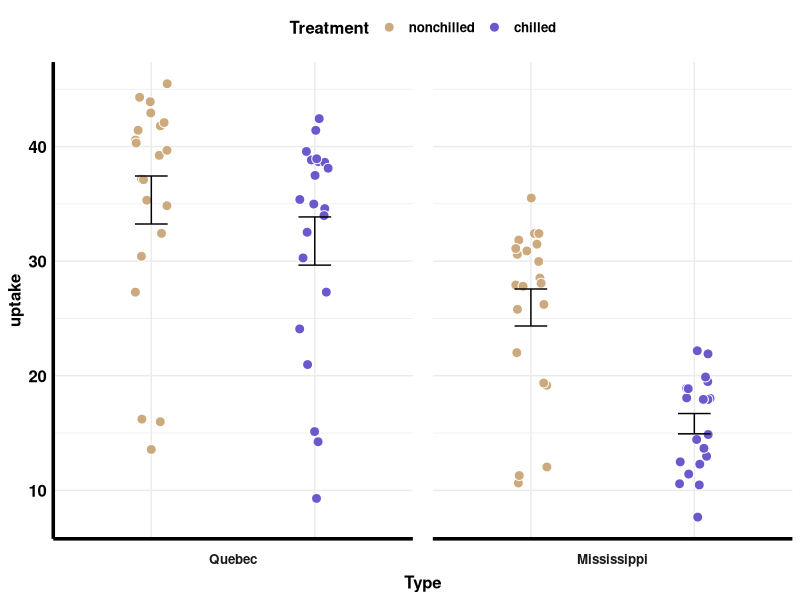

The R source for this figure:
## ---- chunk 1
knitr::opts_chunk$set(echo = TRUE)
## ---- chunk 2
library(ggplot2) 
library(tidyr)
library(dplyr)
library(readr)
library(readxl)
## ---- chunk 3
head(CO2)
str(CO2)
## ---- chunk 4
CO2 %>% 
  ggplot(aes(x = Treatment, y = uptake)) +
  facet_grid(. ~ Type, switch = "x") + 
  geom_point(aes(fill = Treatment), size = 3, color = "white", shape = 21,
             position = position_jitter(0.1, seed = 666)) +
  stat_summary(geom = "errorbar", fun.data = mean_se, width = 0.2) +
  scale_fill_manual(values = c("burlywood3", "slateblue3"),
                    limits = c("nonchilled", "chilled")) +
  labs(x = "Type") +
  theme_minimal()+
  theme(legend.position = "top",
        axis.line = element_line(size = 1.2),
        panel.spacing.x = unit(1, "lines"),
        text = element_text(size = 12, color = "black", face = "bold"),
        axis.text.x = element_blank(),
        axis.text = element_text(size = 12, color = "black", face = "bold"),
        strip.placement = "outside"
        )
